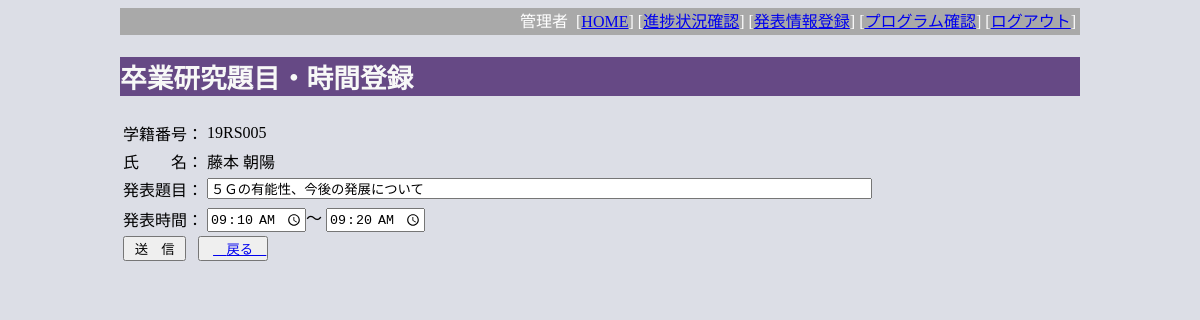
The app's page /index.php?do=pg_edit&sid=19RS005 (signed in), older data.
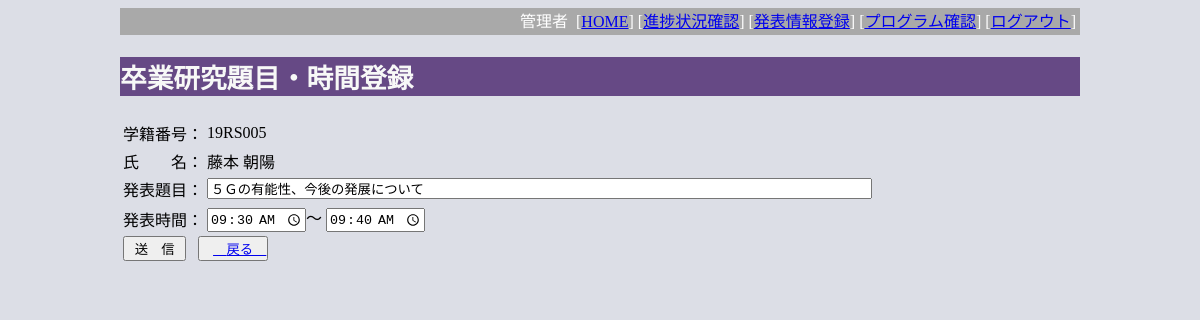
The same page, newer data.
### tables this page shows
CREATE TABLE `tbl_student` (
  `sid` char(7) NOT NULL,
  `sname` varchar(16) NOT NULL,
  `labid` int(11) NOT NULL
);

CREATE TABLE `tbl_program` (
  `sid` char(7) NOT NULL,
  `title` varchar(64) DEFAULT NULL,
  `time1` time DEFAULT NULL,
  `time2` time DEFAULT NULL,
  `ext` varchar(8) DEFAULT NULL
);

### index.php (called while the page is built, shortened)
<?php
  include('src/page_header.php');
  $action = 'pg_home';
  if (isset($_GET['do'])) {
    $action = $_GET['do'];
  }
  include('src/' . $action . '.php');
  include('src/page_footer.php');
?>

### src/pg_edit.php (the view, shortened to what this page needs)
<?php
  require_once('db_inc.php');
  if (isset($_GET['sid'])){
    $sid =$_GET['sid'];
  }else{
    die("学籍番号が与えられていません");
  }
  $sql = "SELECT * FROM tbl_student WHERE sid='$sid'";
  $rs = $conn->query($sql);
  $row= $rs->fetch_assoc();
  if ($row){
    $sname =$row['sname'];
  }else{
    die("学籍番号が正しくありません");
  }
  $sql = "SELECT * FROM tbl_program WHERE sid='$sid'";
  $rs = $conn->query($sql);
  $row= $rs->fetch_assoc();
  $title =$time1 =$time2 ='';
  if ($row) {
    $title =$row['title'];
    $time1 =$row['time1'];
    $time2 =$row['time2'];
  }else{
    die("学籍番号が正しくありません");
  }
?>
<h2>卒業研究題目・時間登録</h2>
<form action="?do=pg_save" method="post">
<table>
<tr><td>学籍番号：</td><td><?=$sid?>
</td></tr>
<tr><td>氏　　名：</td><td><?=$sname?></td></tr>
<tr><td>発表題目：</td><td>
  <input type="text" name="title" value="<?=$title?>" size="80">
</td></tr>
<tr><td>発表時間：</td><td>
   <input type="time" name="time1" value="<?=$time1?>">～
   <input type="time" name="time2" value="<?=$time2?>">
</td></tr>
<tr>
<td colspan=2><input type="submit" value=" 送　信 ">&nbsp;&nbsp;
<button><a href="?do=pg_list">　戻る　</a></button></td>
</tr>
</table>
</form>

### src/page_header.php (shortened to what this page needs)
<!DOCTYPE html>
<html><head>
<link rel="stylesheet" TYPE="text/css" href="css/style.css">
</head>
<body>
<div class="wrapper">
<div id="navbar">
<?php
if (isset($_SESSION['urole'])){
  echo $_SESSION['uname'].'&nbsp;&nbsp;';
  echo '[<a href="?do=pg_home">HOME</a>]&nbsp';
  $menu = array();
  if ($_SESSION['urole']==1){
    $menu = array(
      '進捗報告'  => 'ad_schedule',
      '進捗確認'  => 'ad_list1',
      'プログラム確認'  => 'pg_list',
      '資料提出'  => 'file_upload',
      );
  }elseif($_SESSION['urole']==2 or $_SESSION['urole']==9 ) {
    $menu = array(
    	'進捗状況確認' => 'ad_list2',
      '発表情報登録' => 'pg_list',
      'プログラム確認'  => 'pg_list',
    );
  }
  foreach($menu as $label=>$action){
    echo  '[<a href="?do=' . $action . '">' . $label . '</a>]&nbsp;' ;
  }
  echo  '[<a href="?do=sys_logout">ログアウト</a>]&nbsp;' ;
}else{
  echo  '[<a href="?do=sys_login">ログイン</a>]' ;
}
?>
</div>

### src/page_footer.php
</div>
</body>
</html>

### css/style.css (style rules this page uses)
body { background-color: #dcdee6; }
h2 { background-color: #664985; color: #f7f8f7; font-size: 20pt; }
.wrapper { margin-right: auto; margin-left: auto; max-width: 960px; padding-right: 10px; padding-left: 10px; }
#navbar { background-color: darkgray; color: white; text-align: right; vertical-align:middle; min-height: 20pt; }

Row changes from the older to the newer data that the page shows:
changed tbl_program "５Ｇの有能性、今後の発展について": time1 "09:10:00" → "09:30:00"; time2 "09:20:00" → "09:40:00"
